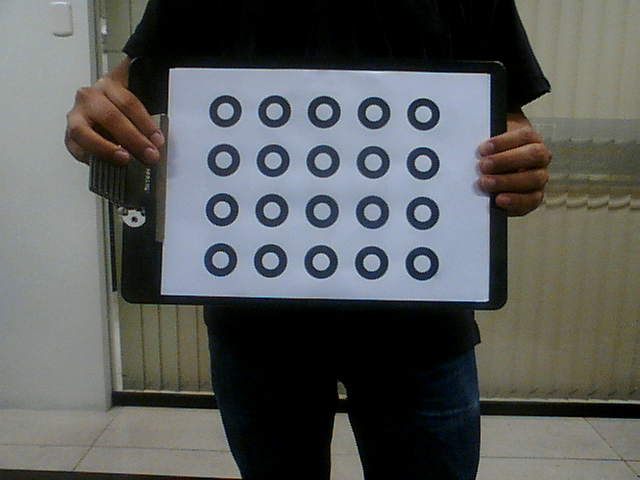
//> input picture Calibracion/snap.png, 640 x 480 px
$ ./main snap.png   (built with g++ and OpenCV 4)
//> lines starting //> are read from the running program, lines starting //| are printed output that depends on the picture; after the words box and inside, x2 and y2 are one past the last pixel; in counts of white or black regions, pixels touching at a corner belong together
### Calibracion/processCircles.hpp
#ifndef CIRCLEPROCESS_H
#define CIRCLEPROCESS_H

#include <opencv2/highgui.hpp>
#include <opencv2/imgproc/imgproc.hpp>
#include <opencv2/opencv.hpp>
#include <iostream>
#include <limits>
#include <math.h>
#include <cmath>

using namespace std;
using namespace cv;

typedef float number;
typedef pair<number, number> point;

number inf = std::numeric_limits<number>::infinity();

class CircleGroup {
public:
    vector<Vec3f> circles;
    point bounding_x;
    point bounding_y;
    point bounding_r;

    CircleGroup() {
        bounding_x.first = inf;
        bounding_x.second = 0;

        bounding_y.first = inf;
        bounding_y.second = 0;

        bounding_r.first = inf;
        bounding_r.second = 0;
    }

    point getCenter() {
        number x = 0;
        number y = 0;
        for (auto& it : circles) {
            x += it[0];
            y += it[1];
        }
        return point(x / circles.size(), y / circles.size());
    }

    Vec4f getPoint() {
        point center = getCenter();
        return Vec4f(
            center.first,
            center.second,
            bounding_r.first,
            bounding_r.second
        );
    }

    bool add(Vec3f circle) {
        if ((circles.size() > 0) && (! isInside(circle))) {
            return false;
        }

        number x = circle[0];
        number y = circle[1];
        number r = circle[2];

        if ((x - r) < bounding_x.first) {
            bounding_x.first = (x - r);
        }
        if ((x + r) > bounding_x.second) {
            bounding_x.second = (x + r);
        }
        if ((y - r) < bounding_y.first) {
            bounding_y.first = (y - r);
        }
        if ((y + r) > bounding_y.first) {
            bounding_y.second = (y + r);
        }

        if (r < bounding_r.first) {
            bounding_r.first = r;
        }
        if (r > bounding_r.second) {
            bounding_r.second = r;
        }

        circles.push_back(circle);
        return true;
    }

    bool isInside(Vec3f & circle) {
        number x = circle[0];
        number y = circle[1];

        number center_x = (bounding_x.first + bounding_x.second) / 2;
        number center_y = (bounding_y.first + bounding_y.second) / 2;
        number center_r = (bounding_r.first + bounding_r.second) / 2;

        return sqrt(
            pow(abs(x - center_x), 2) + pow(abs(y - center_y), 2)
        ) <= center_r;
    }

};

class ProcessCircles {
public:
    vector<CircleGroup> circleGroups;

    ProcessCircles() {

    }

    void add(Vec3f &circle) {
        for (auto& it : circleGroups) {
            bool hasAdded = it.add(circle);
            if (hasAdded) {
                return;
            }
        }

        CircleGroup cg;
        cg.add(circle);
        circleGroups.push_back(cg);
    }

};

#endif // CIRCLEPROCESS_H

### Calibracion/main.cpp
#include "processCircles.hpp"

#include <iostream>

using namespace std;
using namespace cv;

const double PI  =3.141592653589793238463;
int erosion_type = MORPH_ELLIPSE;
int erosion_size = 1;

Mat process (Mat obj);
vector<Vec3f> getCircles(Mat image);
int main(int argc, char* argv[]) {
 // [32 lines of commented-out code are left out]

    if (argc < 2) {
        // Tell the user how to run the program
        cerr << "Usage: " << argv[0] << " File/path" << endl;
        /* "Usage messages" are a conventional way of telling the user
         * how to run a program if they enter the command incorrectly.
         */
        return 1;
    }

    int key = 0;
    //CvCapture* cap = cvCaptureFromCAM( 0 );
    CvCapture* cap = cvCaptureFromAVI(argv[1]);
    IplImage* frame = cvQueryFrame( cap );
//> frame is the input picture: 480 rows x 640 cols, CV_8UC3; mean B, G, R 91.4, 92.4, 89.9

    // Check
    if ( !cap )
    {
        fprintf( stderr, "Cannot open AVI!\n" );
        return 1;
    }

    // Get the fps, needed to set the delay
    int fps = ( int )cvGetCaptureProperty( cap, CV_CAP_PROP_FPS );

    // Create a window to display the video
    //cvNamedWindow( "video", CV_WINDOW_AUTOSIZE );
    namedWindow( "video", CV_WINDOW_AUTOSIZE );

    while( key != 'x' )
    {
        // get the image frame
        frame = cvQueryFrame( cap );
        // exit if unsuccessful
        if( !frame ) break;
         //Grayscale matrix

        Mat m = cv::cvarrToMat(frame);
        //Mat proc = process(m);

        ProcessCircles pc;

        // pc.add()
        vector<Vec3f> points = getCircles(m);
//> in getCircles, `cvtColor( image, result, CV_BGR2GRAY);`:
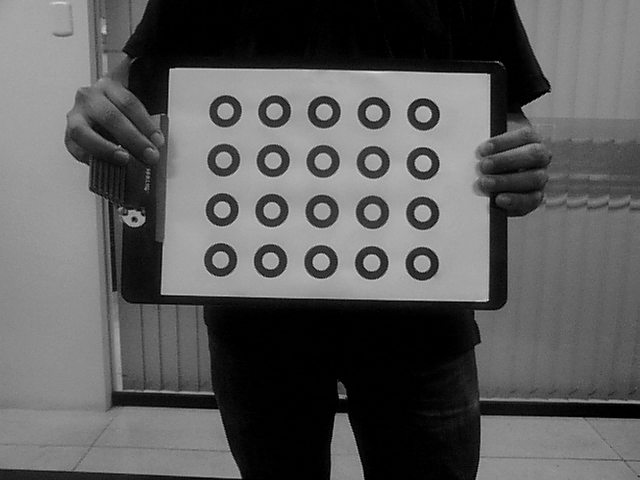
//> result: 480 rows x 640 cols, CV_8UC1; min 0, max 229, mean 91.5
//> in getCircles, `GaussianBlur( result, result, Size(15, 15), 2, 2 );`:
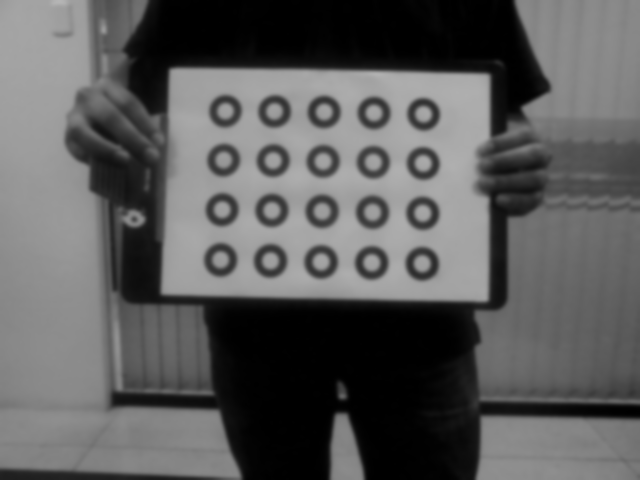
//> result: 480 rows x 640 cols, CV_8UC1; min 0, max 181, mean 91.5
//> in getCircles, `threshold(result, result, 95, 255, 1);`:
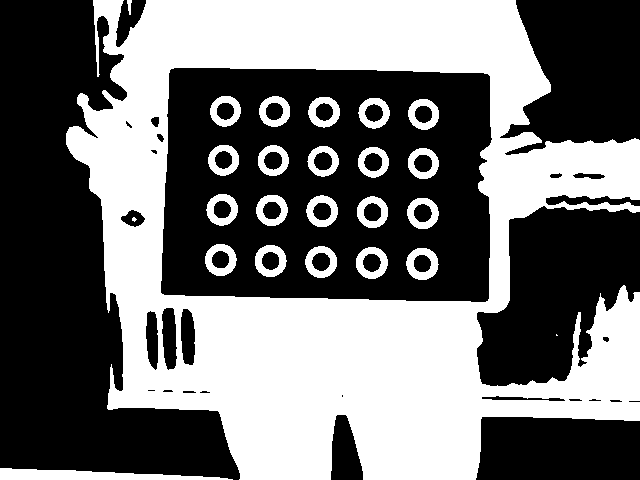
//> result: 480 rows x 640 cols, CV_8UC1; 44.4% white; 25 white regions (2 under 20 px), largest, box (x1, y1, x2, y2) and area: (66, 0, 640, 480) 123948, (0, 468, 233, 480) 1694, (406, 248, 439, 280) 591
//> in getCircles, `dilate(result, result, kernel);`:
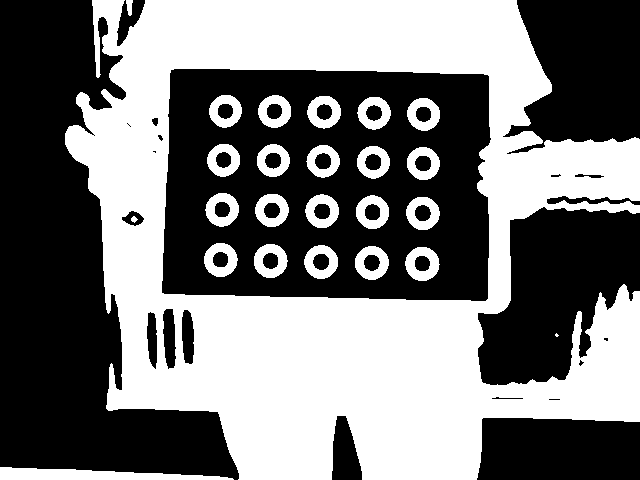
//> result: 480 rows x 640 cols, CV_8UC1; 46.9% white; 25 white regions (1 under 20 px), largest, box (x1, y1, x2, y2) and area: (65, 0, 640, 480) 128648, (0, 467, 234, 480) 1928, (405, 247, 440, 281) 732
//> in getCircles, `Canny(result, result, 0, 0 * 3, 3);`:
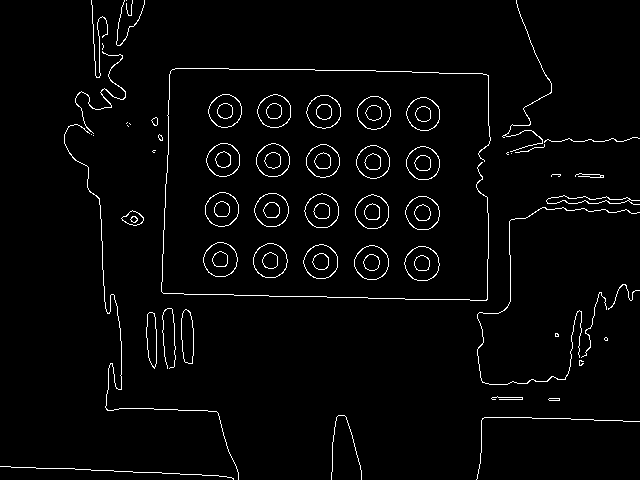
//> result: 480 rows x 640 cols, CV_8UC1; 2.6% white in thin lines or dots
//> in getCircles, `findContours(result, contours, hierarchy, CV_RETR_CCOMP, CV_CHAIN_APPR..`: contours = 131 contours, 34 with area under 20; largest, box (x1, y1, x2, y2) and area: (404, 246, 440, 281) 926, (253, 243, 288, 278) 910, (404, 246, 440, 281) 908, (354, 245, 389, 280) 908, (303, 244, 338, 279) 902
//> the loop in getCircles, `for( ; idx >= 0; idx = hierarchy[idx][0] )` made 80 passes
//> (rect, area, perimeter, indexCircularity, majorAxis, minorAxis) on passes 4, 9, 10, 14, 15, 16, 17, 18, 19, 20, 21, 22: (Rect(548, 398, 12, 3), 21, 24.83, 0.428, 12, 3), (Rect(146, 312, 11, 57), 437, 122.6, 0.365, 57, 11), (Rect(181, 309, 13, 55), 542, 122.6, 0.453, 55, 13), (Rect(414, 255, 16, 16), 185.5, 52.38, 0.849, 16, 16), (Rect(363, 254, 17, 17), 200.5, 54.04, 0.863, 17, 17), (Rect(312, 253, 17, 17), 204.5, 54.04, 0.88, 17, 17), (Rect(262, 252, 16, 17), 192, 52.63, 0.871, 17, 16), (Rect(212, 251, 16, 16), 184, 51.8, 0.862, 16, 16), (Rect(404, 246, 36, 35), 926, 114.6, 0.887, 36, 35), (Rect(354, 245, 35, 35), 908, 112.6, 0.9, 35, 35), (Rect(303, 244, 35, 35), 902, 112.6, 0.895, 35, 35), (Rect(253, 243, 35, 35), 910, 113.7, 0.884, 35, 35)
//> (rect, area, perimeter, indexCircularity) on passes 62, 63, 65, 66, 67, 68: (Rect(151, 117, 7, 9), 34, 23.31, 0.786), (Rect(415, 106, 16, 16), 184, 51.8, 0.862), (Rect(316, 104, 16, 16), 190, 51.8, 0.89), (Rect(266, 103, 16, 16), 187, 51.8, 0.876), (Rect(217, 103, 16, 16), 184, 51.8, 0.862), (Rect(406, 97, 34, 34), 853, 109.7, 0.89)
//> after the loop in getCircles, `for( ; idx >= 0; idx = hierarchy[idx][0] )`: idx = -1
//> points = 44 items, first 12: [605.6, 338.6, 2], [556.4, 334.6, 2], [421.7, 262.9, 8], [371.2, 262.1, 8], [320.6, 261.2, 8], [269.9, 260.3, 8], [219.9, 259.1, 8], [421.7, 263.3, 18], [371.2, 262.3, 17], [320.6, 261.4, 17], [270, 260.3, 17], [220.2, 259.3, 17]

        for (auto & it : points) {
            pc.add(it);
        }
//> this loop made 44 passes
//> (x in add (second call), y in add (second call), r in add (second call)) on passes 1, 2, 3, 4, 5, 6, 7, 13, 14, 15, 16, 17: (605.6, 338.6, 2), (556.4, 334.6, 2), (421.7, 262.9, 8), (371.2, 262.1, 8), (320.6, 261.2, 8), (269.9, 260.3, 8), (219.9, 259, 8), (133.7, 218.9, 4), (422.2, 212.5, 8), (371.9, 211.7, 8), (321.6, 210.7, 8), (271.4, 209.8, 8)
//> it on passes 8, 9, 10, 11, 12, 19: [421.7, 263.3, 18], [371.2, 262.3, 17], [320.5, 261.4, 17], [270, 260.3, 17], [220.1, 259.3, 17], [422.3, 212.7, 17]

        vector<Vec4f> filter;
        for (auto & it : pc.circleGroups) {
            if (it.circles.size() == 2) {
                filter.push_back(it.getPoint());
            }
        }
//> this loop made 24 passes
//> center in getPoint on passes 3, 4, 5, 6, 7, 9, 10, 11, 12, 13, 14, 15: (421.7, 263.1), (371.2, 262.2), (320.6, 261.3), (269.9, 260.3), (220, 259.2), (422.2, 212.6), (371.9, 211.6), (321.6, 210.7), (271.4, 209.7), (221.6, 209), (422.6, 162.8), (372.7, 161.6)


        for( size_t i = 0; i < filter.size(); i++ )
        {
            Vec4f vCircle = filter.at(i);

            Point center(cvRound(vCircle[0]), cvRound(vCircle[1]));
            int r1 = cvRound(vCircle[3]);
            int r2 = cvRound(vCircle[2]);
            circle( m, center, r1, Scalar(0,0,255), 1, 8, 0 );
            circle( m, center, r2, Scalar(0,0,255), 1, 8, 0 );
        }
//> this loop made 20 passes
//> (vCircle, center, r1) on passes 1 to 12: ([421.7, 263.1, 8, 18], Point(422, 263), 18), ([371.2, 262.2, 8, 17], Point(371, 262), 17), ([320.6, 261.3, 8, 17], Point(321, 261), 17), ([269.9, 260.3, 8, 17], Point(270, 260), 17), ([220, 259.2, 8, 17], Point(220, 259), 17), ([422.2, 212.6, 8, 17], Point(422, 213), 17), ([371.9, 211.6, 8, 17], Point(372, 212), 17), ([321.6, 210.7, 8, 17], Point(322, 211), 17), ([271.4, 209.7, 8, 17], Point(271, 210), 17), ([221.6, 209, 8, 17], Point(222, 209), 17), ([422.6, 162.8, 8, 17], Point(423, 163), 17), ([372.7, 161.6, 8, 17], Point(373, 162), 17)
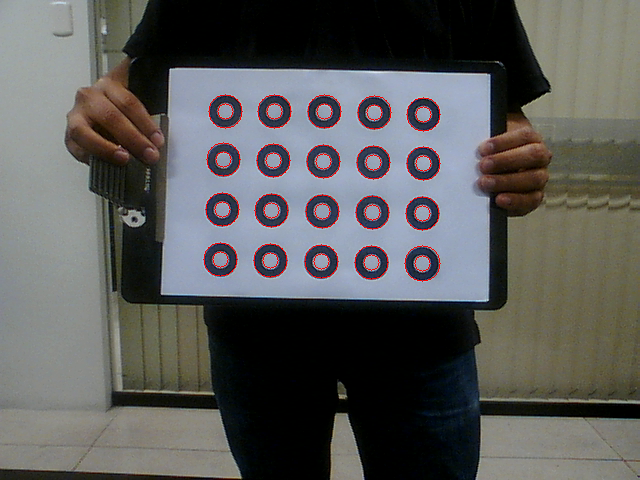
//> m: 480 rows x 640 cols, CV_8UC3; 0.91% of pixels changed, all inside (x1, y1, x2, y2) = (203, 94, 441, 282)
        // [10 lines of commented-out code are left out]
        imshow( "video", m ); //frame
        // exit if user presses 'x'
        key = cvWaitKey( 1000 / fps );
//> the 'x' key is pressed

    }

    cvDestroyWindow( "video" );
    cvReleaseCapture( &cap );

  return 0;
}

// [61 lines left out: function process, not called in this run]

vector<Vec3f> getCircles(Mat image)
{
    Mat result;
    vector<Vec3f> circles;
    cvtColor( image, result, CV_BGR2GRAY); //CV_BGR2GRAY

    Mat kernel =  getStructuringElement( erosion_type,
                                       Size( 2*erosion_size + 1, 2*erosion_size+1 ),
                                       Point( erosion_size, erosion_size ) );

    GaussianBlur( result, result, Size(15, 15), 2, 2 );
    threshold(result, result, 95, 255, 1); //92 //115  //1
    dilate(result, result, kernel);
    Canny(result, result, 0, 0 * 3, 3);

   vector<vector<Point> > contours;
   vector<Vec4i> hierarchy;
   findContours(result, contours, hierarchy, CV_RETR_CCOMP, CV_CHAIN_APPROX_SIMPLE);
   int idx = 0;

   //circularidad
   double indexCircularity = 0;
   double perimeter = 0;
   double area = 0;
   //radio
   double minorAxis = 0;
   double majorAxis = 0;


   for( ; idx >= 0; idx = hierarchy[idx][0] )
    {
        Vec3f circle;
        Rect rect = boundingRect(contours[idx]);

        //circularidad
        area = contourArea(contours[idx]);
        perimeter = arcLength(contours[idx], true);
        indexCircularity = (4 * PI * area)/pow(perimeter,2);

        //rectangulos width y heigth debe ser casi iguales
        //Corregir

        if(rect.width > rect.height){
            majorAxis = rect.width;
            minorAxis = rect.height;
        }
        else if (rect. height > rect.width){
            majorAxis = rect.height;
            minorAxis = rect.width;
        } else{
            majorAxis = rect.height;
            minorAxis = rect.width;
        }

        //momentos // momentos hu
        if(indexCircularity > 0.78 && minorAxis/majorAxis > 0.50){
            //drawContours( image, contours, idx,  Scalar(255,0,255), CV_FILLED, 8, hierarchy );
            Moments m = moments(contours[idx]);
            circle[0] =  m.m10/m.m00; //X center
            circle[1] =  m.m01/m.m00; //Y center
            circle[2] =  rect.width / 2;//radio
            circles.push_back(circle);
        }
    }
   return circles;
}
